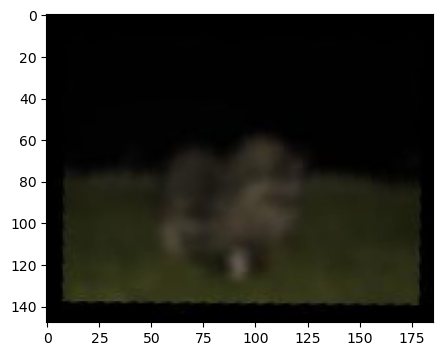
#> input picture test_fixed.png, 443 x 356 px
$ jupyter execute mylab3.ipynb
#> lines starting #> are read from the running program, lines starting #| are printed output that depends on the picture
[cell 1]
import numpy as np
import cv2  as cv
import matplotlib.pyplot as plt

[cell 2]
image = cv.imread('test_fixed.png')
#> image is the input picture: shape (356, 443, 3); mean B, G, R 67.8, 73.6, 73.6

[cell 3]
histSize = [256]
range = [0, 256]


def plot_rgb_hist(image, histSize, range):
    histSize = [256]
    range = [0, 256]
    for i, col in enumerate(['b', 'g', 'r']):
        hist = cv.calcHist([image], [i], None, histSize, range)
        plt.plot(hist, color=col)
        plt.xlim(range)

[cell 4]
image
clahe = cv.createCLAHE(clipLimit=2.0, tileGridSize=(8, 8))

rgb_result_image = np.empty(np.shape(image), np.uint8)
rgb_result_image[:, :, 1] = clahe.apply(image[:, :, 1])
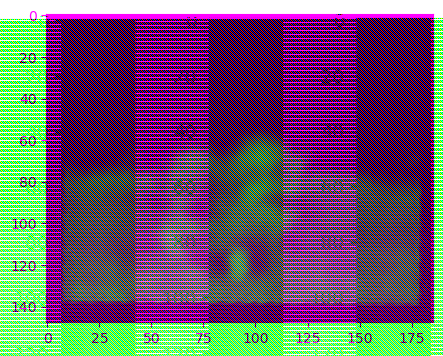
#> rgb_result_image: shape (356, 443, 3); mean B, G, R 104.4, 84.5, 104.4
rgb_result_image[:, :, 2] = clahe.apply(image[:, :, 2])
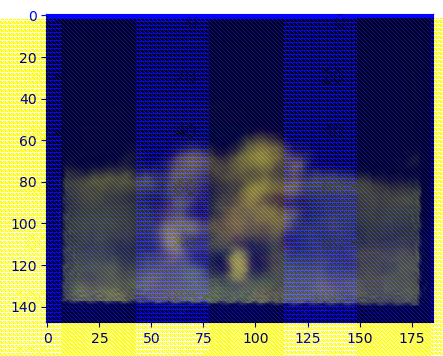
#> rgb_result_image: shape (356, 443, 3); mean B, G, R 104.4, 84.5, 84.4
rgb_result_image[:, :, 0] =clahe.apply(image[:, :, 0])
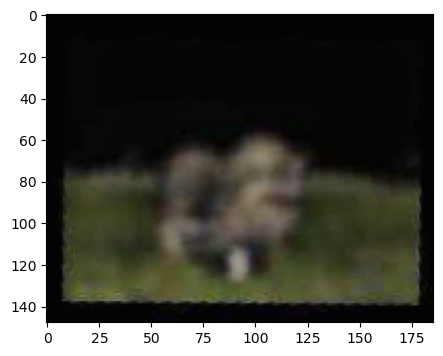
#> rgb_result_image: shape (356, 443, 3); mean B, G, R 77.4, 84.5, 84.4


gs = plt.GridSpec(2, 2)
plt.figure(figsize=(10, 8))
plt.subplot(gs[0])
plt.imshow(image)
plt.subplot(gs[1])
plt.imshow(rgb_result_image)
plt.subplot(gs[2])
plot_rgb_hist(image, histSize, range)
plt.subplot(gs[3])
plot_rgb_hist(rgb_result_image, histSize, range)

cv.imwrite("rgb_result_image.jpg", rgb_result_image)
plt.show()
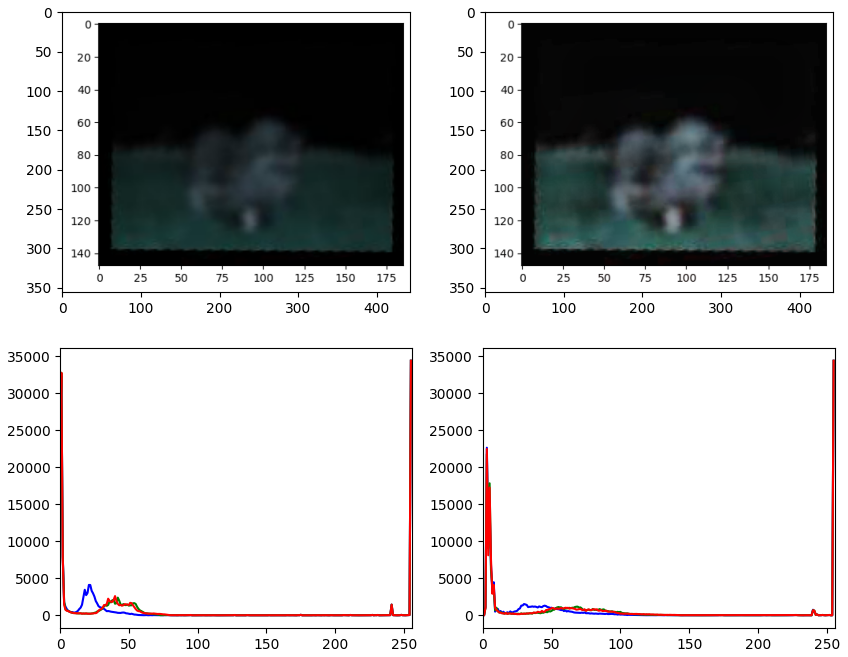
#> figure drawn by matplotlib, 4 panels; B, G, R data is drawn as R, G, B; panel 3: curve peaks at x = 255, y = 34416; panel 3: curve peaks at x = 255, y = 34416; panel 3: curve peaks at x = 255, y = 34416; panel 4: curve peaks at x = 255, y = 34416

# Улучшение изображения

[cell 5]
# Перевод в RGB
import cv2
import numpy as np
import matplotlib.pyplot as plt

# Загрузка изображения
image = cv2.imread("rgb_result_image.jpg")

# Применение CLAHE для улучшения контрастности
clahe = cv2.createCLAHE(clipLimit=2.0, tileGridSize=(8, 8))
rgb_result_image = np.empty(np.shape(image), np.uint8)
rgb_result_image[:, :, 1] = clahe.apply(image[:, :, 1])
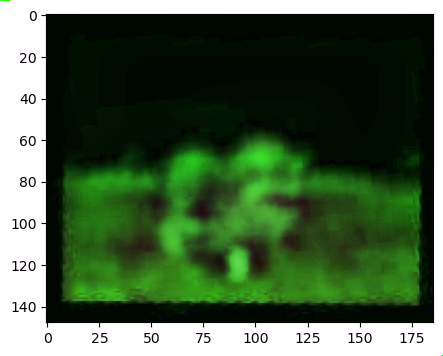
#> rgb_result_image: shape (356, 443, 3); mean B, G, R 67.8, 98.5, 73.6
rgb_result_image[:, :, 2] = clahe.apply(image[:, :, 2])
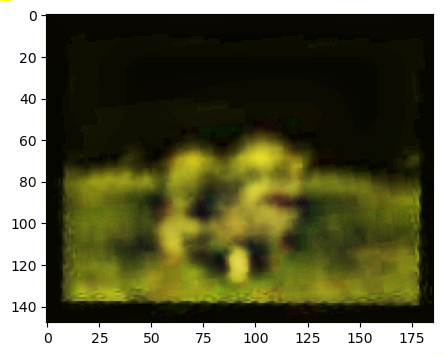
#> rgb_result_image: shape (356, 443, 3); mean B, G, R 67.8, 98.5, 98.3
rgb_result_image[:, :, 0] = clahe.apply(image[:, :, 0])
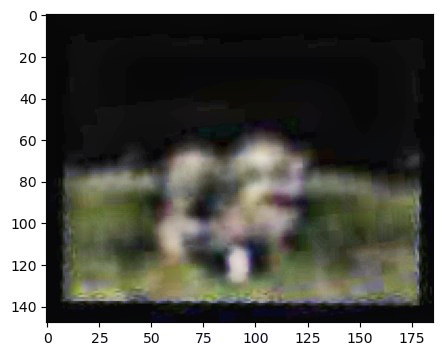
#> rgb_result_image: shape (356, 443, 3); mean B, G, R 92.5, 98.5, 98.3

# Увеличение контрастности
alpha = 1.1  # Параметр контрастности (можно настроить)
adjusted_image = cv2.convertScaleAbs(rgb_result_image, alpha=alpha, beta=0)

# Отображение изображений до и после обработки
gs = plt.GridSpec(2, 2)
plt.figure(figsize=(10, 8))

plt.subplot(gs[0])
plt.imshow(image)
plt.title("Original Image")

plt.subplot(gs[1])
plt.imshow(rgb_result_image)
plt.title("CLAHE Enhanced Image")

plt.subplot(gs[2])
plt.imshow(adjusted_image)
plt.title("Contrast Enhanced Image")

# Сохранение изображения с увеличенной контрастностью
cv2.imwrite("contrast.jpg", adjusted_image)

plt.show()
#> figure, not shown here; B, G, R data is drawn as R, G, B

[cell 6]
import cv2 as cv
import numpy as np
import matplotlib.pyplot as plt

# Загрузите исходное изображение
original_image = cv.imread("contrast.jpg")


# Определите ядро для фильтрации
kernel = np.array([[-1, -1, -1], [-1, 8.9, -1], [-1, -1, -1]])

# Примените фильтр к изображению
filtered_image = cv.filter2D(adjusted_image, -1, kernel)
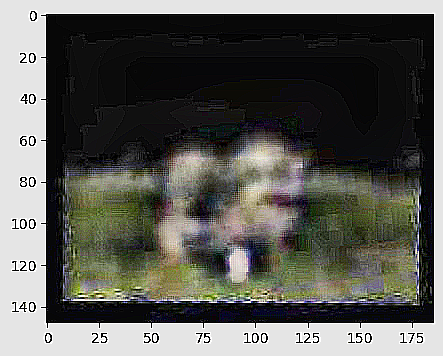
#> filtered_image: shape (356, 443, 3); mean B, G, R 87.6, 93.3, 93.1

# Визуализация результатов
plt.figure(figsize=(10, 8))

plt.subplot(1, 2, 1)
plt.imshow(adjusted_image)
plt.title("Original Image")

plt.subplot(1, 2, 2)
plt.imshow(filtered_image)
plt.title("Filtered Image")

plt.show()
#> figure, not shown here; B, G, R data is drawn as R, G, B

# Сохранение фильтрованного изображения
cv.imwrite("result_image.jpg", cv.cvtColor(filtered_image, cv.COLOR_RGB2BGR))
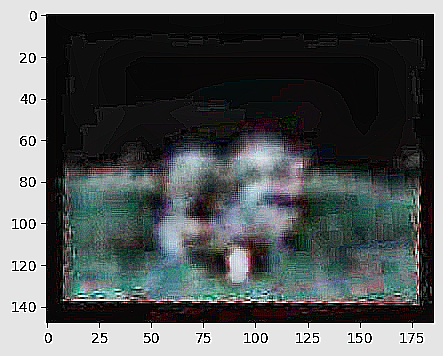
#> saved as result_image.jpg: shape (356, 443, 3); mean B, G, R 93.1, 93.3, 87.6
#> Out = True

$ run again, with contrast.jpg saved as test_fixed.png
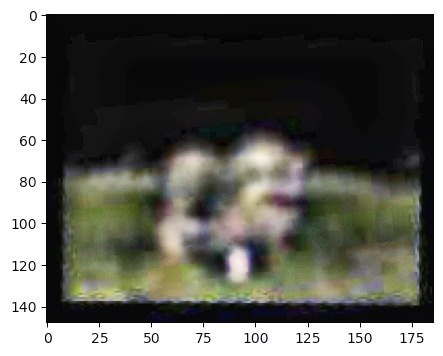
#> input picture contrast.jpg, 443 x 356 px
#> image is the input picture: shape (356, 443, 3); mean B, G, R 96, 102.8, 102.5
#> `adjusted_image = cv2.convertScaleAbs(rgb_result_image, alpha=alpha, be..`:
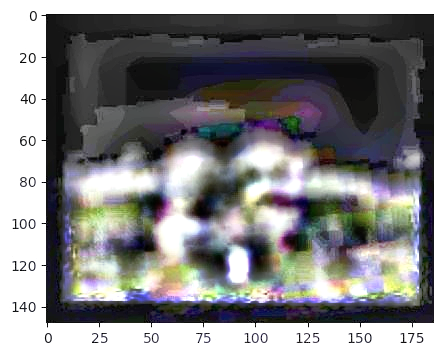
#> adjusted_image: shape (356, 443, 3); mean B, G, R 132, 130.8, 131.2
#> `cv.imwrite("result_image.jpg", cv.cvtColor(filtered_image, cv.COLOR_RG..`:
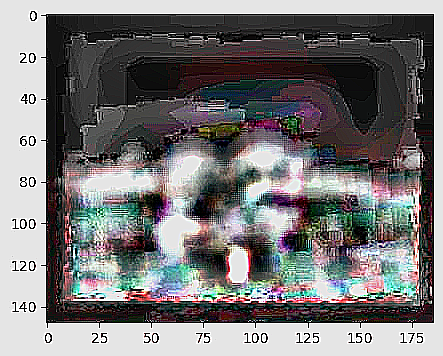
#> saved as result_image.jpg: shape (356, 443, 3); mean B, G, R 119.8, 119.4, 120.6
#> Out = True

$ run again, with hal.jpg saved as test_fixed.png
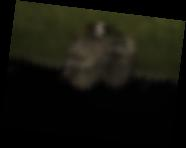
#> input picture hal.jpg, 186 x 148 px
#> image is the input picture: shape (148, 186, 3); mean B, G, R 11.5, 19.1, 19.1
#> `plt.show()`:
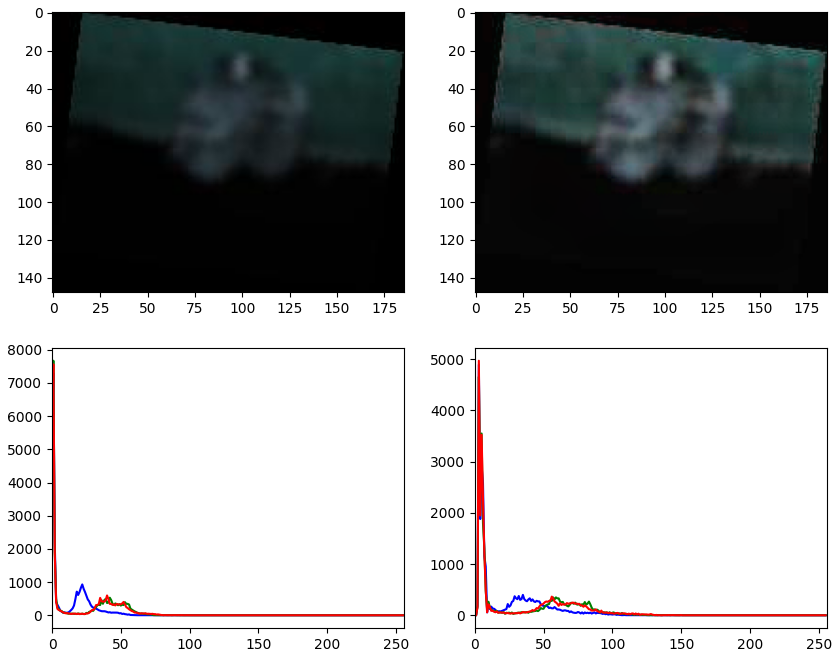
#> figure drawn by matplotlib, 4 panels; B, G, R data is drawn as R, G, B; panel 3: curve peaks at x = 1, y = 7296; panel 3: curve peaks at x = 1, y = 7669; panel 3: curve peaks at x = 1, y = 7559; panel 4: curve peaks at x = 3, y = 4891
#> `cv.imwrite("result_image.jpg", cv.cvtColor(filtered_image, cv.COLOR_RG..`:
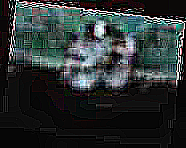
#> saved as result_image.jpg: shape (148, 186, 3); mean B, G, R 50.4, 50.5, 43.8
#> Out = True
